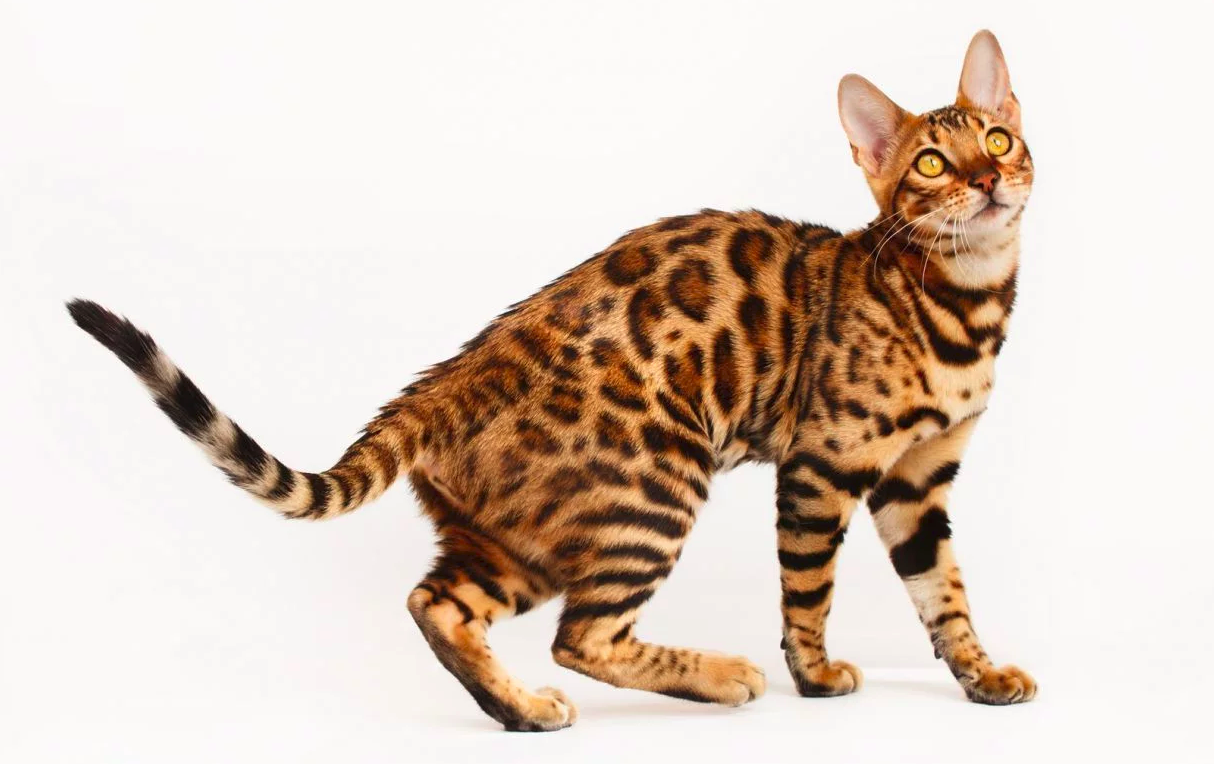
#> input picture image/cat.png, 1214 x 764 px
$ python calcHist.py
#> lines starting #> are read from the running program, lines starting #| are printed output that depends on the picture
#!/usr/bin/env python3
# encoding: utf-8

"""
@author: Elon kou
@contact: koudongliang@regiontec.com
@file: calcHist.py
@time: 18-7-30 下午6:26
"""

import cv2
import numpy as np


def calcAndDrawHist(image, color):
    hist = cv2.calcHist([image], [0], None, [256], [0.0, 255.0])
    minVal, maxVal, minLoc, maxLoc = cv2.minMaxLoc(hist)
    histImg = np.zeros([256, 256, 3], np.uint8)
    hpt = int(0.9 * 256)
    for h in range(256):
        intensity = int(hist[h] * hpt / maxVal)
        cv2.line(histImg, (h, 256), (h, 256 - intensity), color)
    return histImg


if __name__ == '__main__':
    image = cv2.imread("../image/cat.png", 1)
#> image is the input picture: shape (764, 1214, 3); mean B, G, R 193.4, 205.1, 220.7
    # hist = cv2.calcHist([image], [0], None, [256], [0.0, 255.0])
    # cv2.imshow("histImgB", hist)
    # cv2.waitKey()
    b, g, r = cv2.split(image)
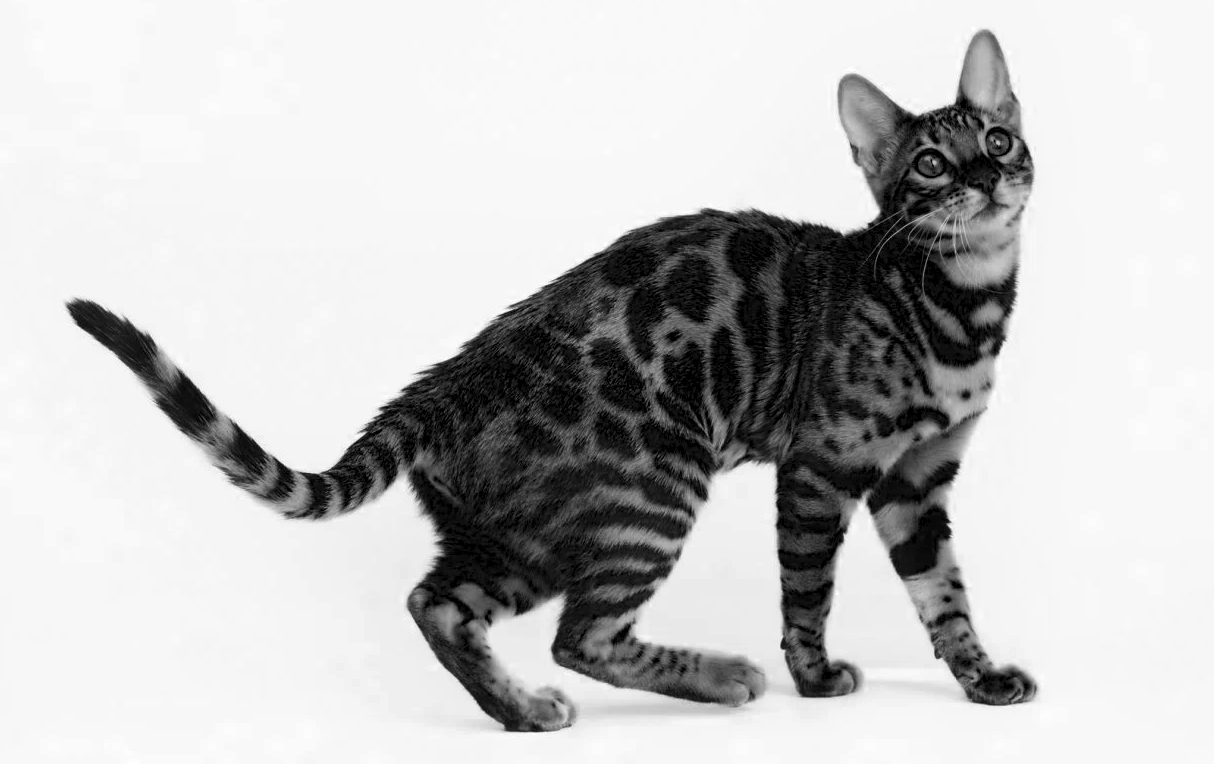
#> b: shape (764, 1214); min 0, max 255, mean 193.4
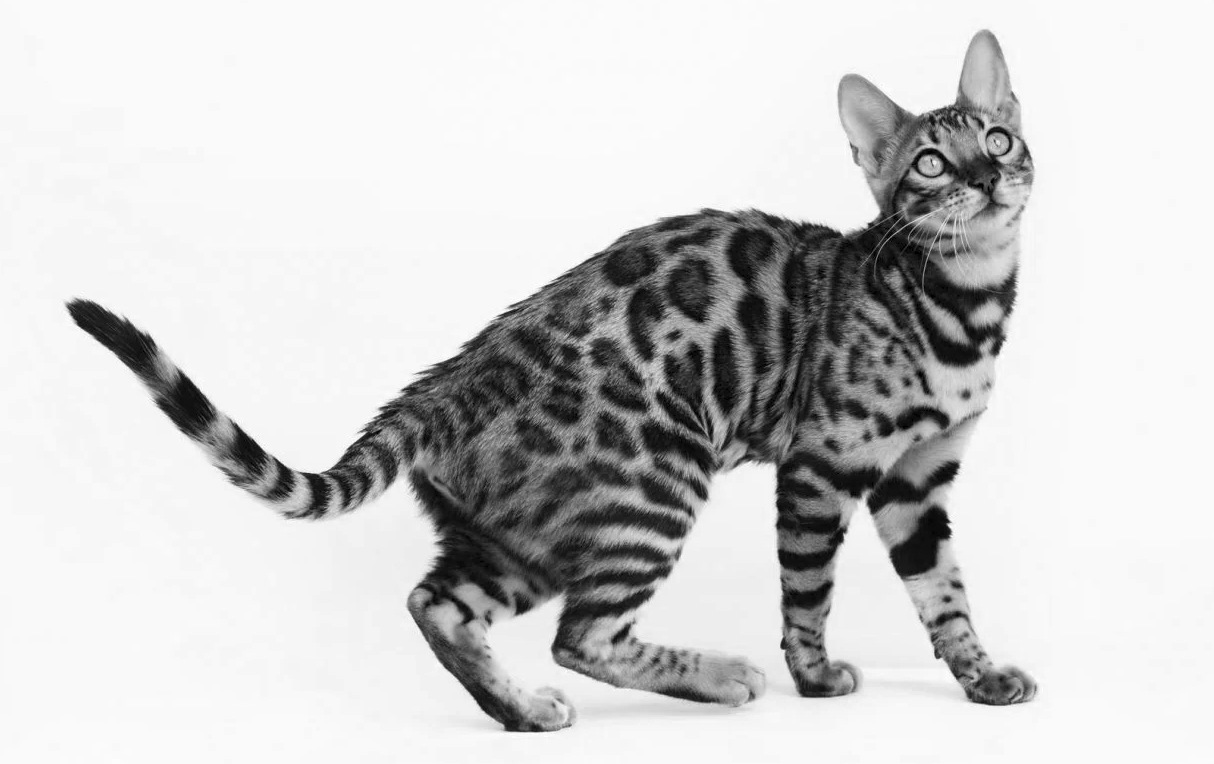
#> g: shape (764, 1214); min 0, max 255, mean 205.1
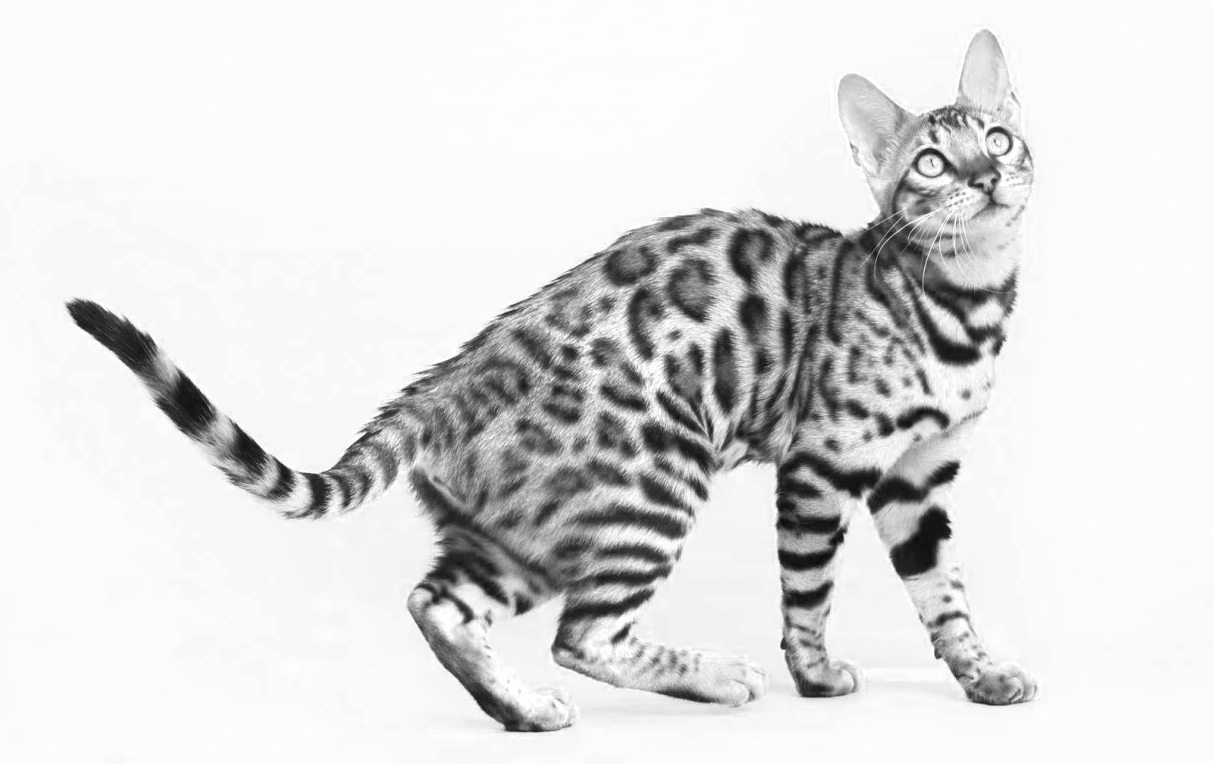
#> r: shape (764, 1214); min 0, max 255, mean 220.7

    histImgB = calcAndDrawHist(b, [255, 0, 0])
#> in calcAndDrawHist, `hist = cv2.calcHist([image], [0], None, [256], [0.0, 255.0])`: hist = 256 values, max 179618 at index 248, min 0 at index 255, mean 3622.8
#> in calcAndDrawHist, `minVal, maxVal, minLoc, maxLoc = cv2.minMaxLoc(hist)`: minVal = 0; maxVal = 179618; minLoc = (0, 255); maxLoc = (0, 248)
#> the loop in calcAndDrawHist, `for h in range(256):` made 256 passes
#> intensity on passes 1 to 3: 24, 0, 0
#> after the loop in calcAndDrawHist, `for h in range(256):`:
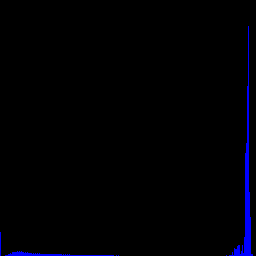
#> histImg: shape (256, 256, 3); mean of channels 0, 1, 2 4.1, 0, 0; drawn as B, G, R
    histImgG = calcAndDrawHist(g, [0, 255, 0])
#> in calcAndDrawHist (call 2), `hist = cv2.calcHist([image], [0], None, [256], [0.0, 255.0])`: hist = 256 values, max 207373 at index 250, min 0 at index 255, mean 3622.6
#> in calcAndDrawHist (call 2), `minVal, maxVal, minLoc, maxLoc = cv2.minMaxLoc(hist)`: maxVal = 207373; maxLoc = (0, 250)
#> the loop in calcAndDrawHist (call 2), `for h in range(256):` made 256 passes
#> after the loop in calcAndDrawHist (call 2), `for h in range(256):`:
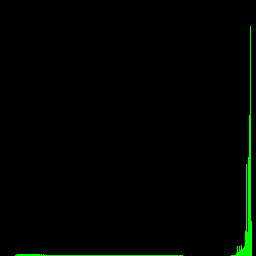
#> histImg: shape (256, 256, 3); mean of channels 0, 1, 2 0, 3.5, 0; drawn as B, G, R
    histImgR = calcAndDrawHist(r, [0, 0, 255])

    cv2.imshow("histImgB", histImgB)
    cv2.imshow("histImgG", histImgG)
    cv2.imshow("histImgR", histImgR)
    # cv2.imshow("Img", image)
    cv2.waitKey(0)
    cv2.destroyAllWindows()
